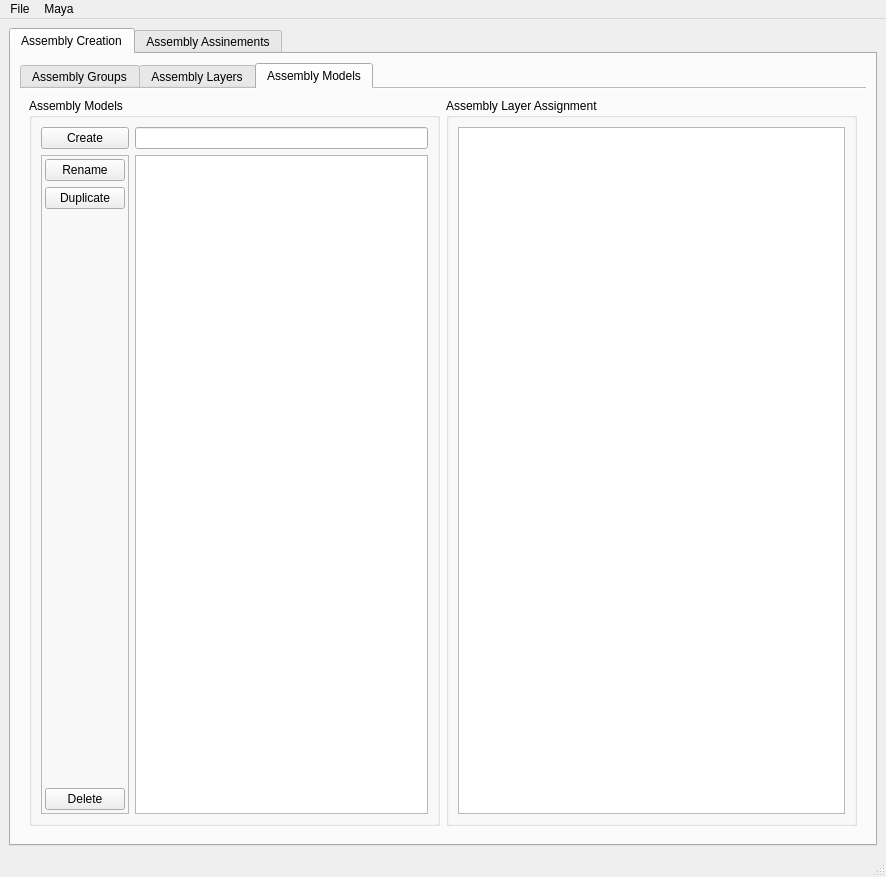
<?xml version="1.0" encoding="UTF-8"?>
<ui version="4.0">
 <class>Config_Assembly_System</class>
 <widget class="MAIN_CONFIG_WINDOW" name="Config_Assembly_System">
  <property name="geometry">
   <rect>
    <x>0</x>
    <y>0</y>
    <width>886</width>
    <height>877</height>
   </rect>
  </property>
  <property name="windowTitle">
   <string>MainWindow</string>
  </property>
  <widget class="QWidget" name="centralwidget">
   <layout class="QVBoxLayout" name="verticalLayout">
    <item>
     <widget class="QTabWidget" name="Master_Tab">
      <property name="currentIndex">
       <number>0</number>
      </property>
      <widget class="QWidget" name="Assembly_Creation_Widget">
       <attribute name="title">
        <string>Assembly Creation</string>
       </attribute>
       <layout class="QVBoxLayout" name="verticalLayout_2">
        <item>
         <widget class="QTabWidget" name="Assembly_Creation_Tab">
          <property name="currentIndex">
           <number>2</number>
          </property>
          <property name="documentMode">
           <bool>true</bool>
          </property>
          <widget class="QWidget" name="AC_Assembly_Groups_Tab">
           <attribute name="title">
            <string>Assembly Groups</string>
           </attribute>
           <layout class="QGridLayout" name="gridLayout_2">
            <item row="1" column="0" colspan="2">
             <widget class="QFrame" name="AC_AG_Edit_Buttons_Frame">
              <property name="frameShape">
               <enum>QFrame::StyledPanel</enum>
              </property>
              <layout class="QVBoxLayout" name="verticalLayout_4">
               <property name="leftMargin">
                <number>3</number>
               </property>
               <property name="topMargin">
                <number>3</number>
               </property>
               <property name="rightMargin">
                <number>3</number>
               </property>
               <property name="bottomMargin">
                <number>3</number>
               </property>
               <item>
                <widget class="QPushButton" name="AC_AG_Rename_Button">
                 <property name="text">
                  <string>Rename</string>
                 </property>
                </widget>
               </item>
               <item>
                <widget class="QPushButton" name="AC_AG_Duplicate_Button">
                 <property name="text">
                  <string>Duplicate</string>
                 </property>
                </widget>
               </item>
               <item>
                <spacer name="AC_AG_Edit_Butttons_verticalSpacer">
                 <property name="orientation">
                  <enum>Qt::Vertical</enum>
                 </property>
                 <property name="sizeHint" stdset="0">
                  <size>
                   <width>20</width>
                   <height>40</height>
                  </size>
                 </property>
                </spacer>
               </item>
               <item>
                <widget class="QPushButton" name="AC_AG_Delete_Btton">
                 <property name="text">
                  <string>Delete</string>
                 </property>
                </widget>
               </item>
              </layout>
             </widget>
            </item>
            <item row="1" column="2">
             <widget class="QListView" name="AC_Assembly_Groups_List_View">
              <property name="sizePolicy">
               <sizepolicy hsizetype="Preferred" vsizetype="Expanding">
                <horstretch>1</horstretch>
                <verstretch>0</verstretch>
               </sizepolicy>
              </property>
             </widget>
            </item>
            <item row="0" column="2">
             <widget class="QLineEdit" name="AC_AG_Create_Name_Input"/>
            </item>
            <item row="0" column="0" colspan="2">
             <widget class="QPushButton" name="AC_AG_Create_Button">
              <property name="text">
               <string>Create</string>
              </property>
             </widget>
            </item>
           </layout>
          </widget>
          <widget class="QWidget" name="AC_Assembly_Layers_Tab">
           <attribute name="title">
            <string>Assembly Layers</string>
           </attribute>
           <layout class="QGridLayout" name="gridLayout_3">
            <item row="2" column="0">
             <widget class="QFrame" name="AC_AL_Edit_Buttons_Frame">
              <property name="frameShape">
               <enum>QFrame::StyledPanel</enum>
              </property>
              <layout class="QVBoxLayout" name="verticalLayout_6">
               <property name="leftMargin">
                <number>3</number>
               </property>
               <property name="topMargin">
                <number>3</number>
               </property>
               <property name="rightMargin">
                <number>3</number>
               </property>
               <property name="bottomMargin">
                <number>3</number>
               </property>
               <item>
                <widget class="QPushButton" name="AC_AL_Rename_Button">
                 <property name="text">
                  <string>Rename</string>
                 </property>
                </widget>
               </item>
               <item>
                <widget class="QPushButton" name="AC_AL_Duplicate_Button">
                 <property name="text">
                  <string>Duplicate</string>
                 </property>
                </widget>
               </item>
               <item>
                <spacer name="AC_AL_Edit_Butttons_verticalSpacer">
                 <property name="orientation">
                  <enum>Qt::Vertical</enum>
                 </property>
                 <property name="sizeHint" stdset="0">
                  <size>
                   <width>20</width>
                   <height>40</height>
                  </size>
                 </property>
                </spacer>
               </item>
               <item>
                <widget class="QPushButton" name="AC_AL_Delete_Btton">
                 <property name="text">
                  <string>Delete</string>
                 </property>
                </widget>
               </item>
              </layout>
             </widget>
            </item>
            <item row="2" column="1" colspan="3">
             <widget class="QListView" name="AC_Assembly_Layers_List_View"/>
            </item>
            <item row="1" column="3">
             <widget class="QLineEdit" name="AC_AL_Create_Name_Input"/>
            </item>
            <item row="1" column="0">
             <widget class="QPushButton" name="AC_AL_Create_Button">
              <property name="text">
               <string>Create</string>
              </property>
             </widget>
            </item>
            <item row="0" column="1" rowspan="2" colspan="2">
             <widget class="QGroupBox" name="AC_AL_Asigned_AG_GroupBox">
              <property name="title">
               <string>Assigned Assembly Group</string>
              </property>
              <property name="flat">
               <bool>true</bool>
              </property>
              <layout class="QVBoxLayout" name="verticalLayout_9">
               <property name="leftMargin">
                <number>1</number>
               </property>
               <property name="topMargin">
                <number>1</number>
               </property>
               <property name="rightMargin">
                <number>1</number>
               </property>
               <property name="bottomMargin">
                <number>1</number>
               </property>
               <item>
                <widget class="QComboBox" name="AC_AL_Asigned_AG"/>
               </item>
              </layout>
             </widget>
            </item>
           </layout>
          </widget>
          <widget class="QWidget" name="AC_Assembly_Models_Tab">
           <attribute name="title">
            <string>Assembly Models</string>
           </attribute>
           <layout class="QGridLayout" name="gridLayout_5">
            <item row="0" column="0">
             <widget class="QGroupBox" name="AC_AM_GroupBox">
              <property name="title">
               <string>Assembly Models</string>
              </property>
              <layout class="QGridLayout" name="gridLayout_4">
               <item row="0" column="0">
                <widget class="QPushButton" name="AC_AM_Create_Button">
                 <property name="text">
                  <string>Create</string>
                 </property>
                </widget>
               </item>
               <item row="0" column="1">
                <widget class="QLineEdit" name="AC_AM_Create_Name_Input"/>
               </item>
               <item row="1" column="0">
                <widget class="QFrame" name="AC_AM_Edit_Buttons_Frame">
                 <property name="frameShape">
                  <enum>QFrame::StyledPanel</enum>
                 </property>
                 <property name="frameShadow">
                  <enum>QFrame::Plain</enum>
                 </property>
                 <layout class="QVBoxLayout" name="verticalLayout_7">
                  <property name="leftMargin">
                   <number>3</number>
                  </property>
                  <property name="topMargin">
                   <number>3</number>
                  </property>
                  <property name="rightMargin">
                   <number>3</number>
                  </property>
                  <property name="bottomMargin">
                   <number>3</number>
                  </property>
                  <item>
                   <widget class="QPushButton" name="AC_AM_Rename_Button">
                    <property name="text">
                     <string>Rename</string>
                    </property>
                   </widget>
                  </item>
                  <item>
                   <widget class="QPushButton" name="AC_AM_Duplicate_Button">
                    <property name="text">
                     <string>Duplicate</string>
                    </property>
                   </widget>
                  </item>
                  <item>
                   <spacer name="AC_AM_Edit_Butttons_verticalSpacer">
                    <property name="orientation">
                     <enum>Qt::Vertical</enum>
                    </property>
                    <property name="sizeHint" stdset="0">
                     <size>
                      <width>20</width>
                      <height>40</height>
                     </size>
                    </property>
                   </spacer>
                  </item>
                  <item>
                   <widget class="QPushButton" name="AC_AM_Delete_Button">
                    <property name="text">
                     <string>Delete</string>
                    </property>
                   </widget>
                  </item>
                 </layout>
                </widget>
               </item>
               <item row="1" column="1">
                <widget class="QListView" name="AC_Assembly_Models_List_View"/>
               </item>
              </layout>
             </widget>
            </item>
            <item row="0" column="1">
             <widget class="QGroupBox" name="AC_AM_Asigned_AL_GroupBox">
              <property name="title">
               <string>Assembly Layer Assignment</string>
              </property>
              <layout class="QVBoxLayout" name="verticalLayout_10">
               <item>
                <widget class="QListView" name="AC_AM_Asigned_AL_List_View"/>
               </item>
              </layout>
             </widget>
            </item>
           </layout>
          </widget>
         </widget>
        </item>
       </layout>
      </widget>
      <widget class="QWidget" name="Assembly_Assinments_Widget">
       <attribute name="title">
        <string>Assembly Assinements</string>
       </attribute>
       <layout class="QVBoxLayout" name="verticalLayout_14">
        <item>
         <widget class="QTabWidget" name="Assembly_Assinments_Tab">
          <property name="currentIndex">
           <number>2</number>
          </property>
          <widget class="QWidget" name="AA_Model_Centeric_Tab">
           <attribute name="title">
            <string>Model Centeric Assinments</string>
           </attribute>
           <layout class="QVBoxLayout" name="verticalLayout_18">
            <item>
             <widget class="QSplitter" name="AA_MC_splitter">
              <property name="orientation">
               <enum>Qt::Horizontal</enum>
              </property>
              <widget class="QGroupBox" name="AA_MC_AM_GroupBox">
               <property name="title">
                <string>Assembly Models</string>
               </property>
               <layout class="QVBoxLayout" name="verticalLayout_16">
                <item>
                 <widget class="QListView" name="AA_MC_Assembly_Models_List_View"/>
                </item>
               </layout>
              </widget>
              <widget class="QFrame" name="AA_MC_Assinment_Buttons_Frame">
               <property name="frameShape">
                <enum>QFrame::StyledPanel</enum>
               </property>
               <property name="frameShadow">
                <enum>QFrame::Raised</enum>
               </property>
               <layout class="QVBoxLayout" name="verticalLayout_17">
                <item>
                 <spacer name="AA_MC_Assinment_Buttons_Upper_verticalSpacer">
                  <property name="orientation">
                   <enum>Qt::Vertical</enum>
                  </property>
                  <property name="sizeHint" stdset="0">
                   <size>
                    <width>20</width>
                    <height>40</height>
                   </size>
                  </property>
                 </spacer>
                </item>
                <item>
                 <widget class="QPushButton" name="AA_MC_Assign_Button">
                  <property name="text">
                   <string>Assign</string>
                  </property>
                 </widget>
                </item>
                <item>
                 <widget class="QPushButton" name="AA_MC_Unassign_Button">
                  <property name="text">
                   <string>Unassign</string>
                  </property>
                 </widget>
                </item>
                <item>
                 <spacer name="AA_MC_Assinment_Buttons_Lower_verticalSpacer">
                  <property name="orientation">
                   <enum>Qt::Vertical</enum>
                  </property>
                  <property name="sizeHint" stdset="0">
                   <size>
                    <width>20</width>
                    <height>40</height>
                   </size>
                  </property>
                 </spacer>
                </item>
               </layout>
              </widget>
              <widget class="QGroupBox" name="AA_MC_AL_GroupBox">
               <property name="title">
                <string>Assembly Layers</string>
               </property>
               <layout class="QVBoxLayout" name="verticalLayout_15">
                <item>
                 <widget class="QListView" name="AA_MC_Assembly_Layers_List_View"/>
                </item>
               </layout>
              </widget>
             </widget>
            </item>
           </layout>
          </widget>
          <widget class="QWidget" name="AA_Layer_Centeric_Tab">
           <attribute name="title">
            <string>Layer Centeric Assinments</string>
           </attribute>
           <layout class="QVBoxLayout" name="verticalLayout_22">
            <item>
             <widget class="QSplitter" name="AA_LC_splitter">
              <property name="orientation">
               <enum>Qt::Horizontal</enum>
              </property>
              <widget class="QGroupBox" name="AA_LC_AL_GroupBox">
               <property name="title">
                <string>Assembly Layers</string>
               </property>
               <layout class="QVBoxLayout" name="verticalLayout_19">
                <item>
                 <widget class="QListView" name="AA_LC_Assembly_Layers_List_View"/>
                </item>
               </layout>
              </widget>
              <widget class="QFrame" name="AA_LC_Assinment_Buttons_Frame">
               <property name="frameShape">
                <enum>QFrame::StyledPanel</enum>
               </property>
               <property name="frameShadow">
                <enum>QFrame::Raised</enum>
               </property>
               <layout class="QVBoxLayout" name="verticalLayout_20">
                <item>
                 <spacer name="AA_LC_Assinment_Buttons_Upper_verticalSpacer">
                  <property name="orientation">
                   <enum>Qt::Vertical</enum>
                  </property>
                  <property name="sizeHint" stdset="0">
                   <size>
                    <width>20</width>
                    <height>40</height>
                   </size>
                  </property>
                 </spacer>
                </item>
                <item>
                 <widget class="QPushButton" name="AA_LC_Assign_Button">
                  <property name="text">
                   <string>Assign</string>
                  </property>
                 </widget>
                </item>
                <item>
                 <widget class="QPushButton" name="AA_LC_Unassign_Button">
                  <property name="text">
                   <string>Unassign</string>
                  </property>
                 </widget>
                </item>
                <item>
                 <spacer name="AA_LC_Assinment_Buttons_Lower_verticalSpacer">
                  <property name="orientation">
                   <enum>Qt::Vertical</enum>
                  </property>
                  <property name="sizeHint" stdset="0">
                   <size>
                    <width>20</width>
                    <height>40</height>
                   </size>
                  </property>
                 </spacer>
                </item>
               </layout>
              </widget>
              <widget class="QGroupBox" name="AA_LC_AM_GroupBox">
               <property name="title">
                <string>Assembly Models</string>
               </property>
               <layout class="QVBoxLayout" name="verticalLayout_21">
                <item>
                 <widget class="QListView" name="AA_LC_Assembly_Models_List_View"/>
                </item>
               </layout>
              </widget>
             </widget>
            </item>
           </layout>
          </widget>
          <widget class="QWidget" name="AA_Table_Centeric_Tab">
           <attribute name="title">
            <string>Table Centeric Assinments</string>
           </attribute>
           <layout class="QGridLayout" name="gridLayout">
            <item row="0" column="0">
             <widget class="QTableWidget" name="AA_TC_Table_Widget"/>
            </item>
           </layout>
          </widget>
         </widget>
        </item>
       </layout>
      </widget>
     </widget>
    </item>
   </layout>
  </widget>
  <widget class="QMenuBar" name="menubar">
   <property name="geometry">
    <rect>
     <x>0</x>
     <y>0</y>
     <width>886</width>
     <height>26</height>
    </rect>
   </property>
   <widget class="QMenu" name="menuFile">
    <property name="title">
     <string>File</string>
    </property>
    <addaction name="actionOpen"/>
    <addaction name="actionSave"/>
   </widget>
   <widget class="QMenu" name="menuMaya">
    <property name="enabled">
     <bool>true</bool>
    </property>
    <property name="title">
     <string>Maya</string>
    </property>
    <addaction name="action_Generate_Display_Layers"/>
    <addaction name="action_Generate_Render_Layers"/>
   </widget>
   <addaction name="menuFile"/>
   <addaction name="menuMaya"/>
  </widget>
  <widget class="QStatusBar" name="statusbar"/>
  <action name="actionOpen">
   <property name="text">
    <string>Open</string>
   </property>
  </action>
  <action name="actionSave">
   <property name="enabled">
    <bool>false</bool>
   </property>
   <property name="text">
    <string>Save</string>
   </property>
  </action>
  <action name="action_Generate_Display_Layers">
   <property name="enabled">
    <bool>false</bool>
   </property>
   <property name="text">
    <string>Generate Display Layers</string>
   </property>
  </action>
  <action name="action_Generate_Render_Layers">
   <property name="enabled">
    <bool>false</bool>
   </property>
   <property name="text">
    <string>Generate Render Layers</string>
   </property>
  </action>
  <action name="action_Create_Assembly_Group">
   <property name="text">
    <string>Create Assembly Group</string>
   </property>
   <property name="toolTip">
    <string>Create A New Assembly Group </string>
   </property>
  </action>
  <action name="action_Create_Assembly_Layer">
   <property name="text">
    <string>Create Assembly Layer</string>
   </property>
  </action>
  <action name="action_Create_Assembly_Model">
   <property name="text">
    <string>Create Assembly Model</string>
   </property>
  </action>
 </widget>
 <customwidgets>
  <customwidget>
   <class>MAIN_CONFIG_WINDOW</class>
   <extends>QMainWindow</extends>
   <header>MAIN_CONFIG_WINDOW.h</header>
   <container>1</container>
  </customwidget>
 </customwidgets>
 <resources/>
 <connections/>
</ui>
